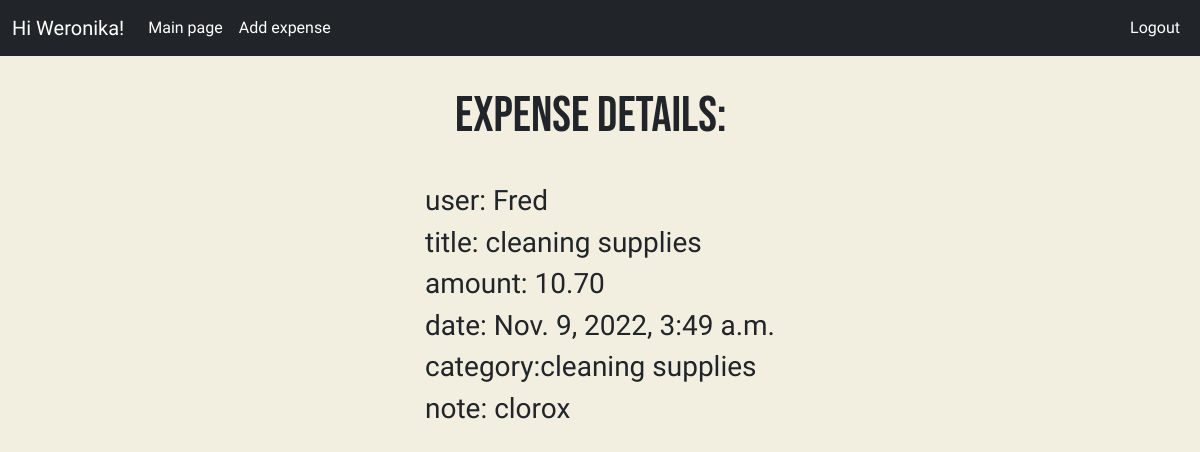
The page /expense/3 (signed in) on the database its author committed.
### expense_list/models.py (models this page shows, shortened)
class Expense(models.Model):
    user = models.ForeignKey(User, on_delete=models.CASCADE, null=True, blank=True)
    title = models.CharField(max_length=200, null= False, blank=False, default='title')
    amount = models.DecimalField(max_digits=8, decimal_places=2)
    description = models.TextField(null=False, blank=True, default='text')
    date = models.DateTimeField(default=timezone.now)
    category = models.ForeignKey(Category, on_delete=models.CASCADE)
    class Meta:
        ordering = ['-date']

class Category(models.Model):
    title = models.CharField(max_length=50, null=True, blank=False)
    def __str__(self):
        return self.title

### expense_list/views.py (the view)
# urls.py: path('expense/<int:pk>', ExpenseDetail.as_view(), name='expensedetail'),
class ExpenseDetail(LoginRequiredMixin, DetailView):
    model = Expense
    context_object_name = 'expense'

### expense_list/templates/expense_list/expense_detail.html (shortened to what this page needs)
{% extends 'expense_list/main.html' %}
{% block content %}
<nav class="navbar navbar-expand-lg navbar-dark bg-dark sticky-top">
  <div class="container-fluid">
    <a class="navbar-brand">Hi {{request.user|title}}!</a>
    <div class="collapse navbar-collapse" id="navbarNav">
      <ul class="navbar-nav me-auto">
        <li class="nav-item">
          <a class="nav-link active" href="{% url 'expenselist' %}">Main page</a>
        </li>
                <li class="nav-item">
          <a class="nav-link active" href="{% url 'expensecreate' %}">Add expense</a>
        </li>
      </ul>
      <ul class="navbar-nav ms-auto">
        {% if request.user.is_authenticated %}
        <li class="nav-item">
          <a class="nav-link active" href = "{% url 'logout' %}">Logout</a>
        </li>
          {% else %}
        <li class="nav-item">
          <a class="nav-link active" href = "{% url 'login' %}">Login</a>
        </li>
        {% endif %}
      </ul>
    </div>
  </div>
</nav>
<div class="container-fluid d-flex justify-content-center">
    <div class="row">
    <div class="col-12-xsmall add-expense">
    <h2>Expense details:</h2>
    <h3>user: {{expense.user}}</h3>
    <h3>title: {{expense.title}}</h3>
    <h3>amount: {{expense.amount}}</h3>
    <h3>date: {{expense.date}}</h3>
    <h3>category:{{expense.category}}</h3>
    <h3>note: {{expense.description}}</h3>
    </div>
    </div>
</div>
{% endblock content %}

### expense_list/templates/expense_list/main.html (style rules this page uses)
body { background-color: #F3EFE0; font-family: 'Pontano Sans', sans-serif; }
a { color: #4b5156; text-decoration: none; }
h2 { font-family: 'Bebas Neue', cursive !important; font-size: 50px; padding: 30px; }

### rows shown on the page
Expense: user "Fred", title "cleaning supplies", amount "10.70", date "Nov. 9, 2022, 3:49 a.m.", category "cleaning supplies", description "clorox"

### other values the page prints
{{ request.user|title }} "Weronika"
